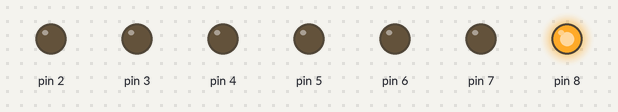
Bench run of a sketch on a simulated Arduino Uno, built with avr-gcc and run on an emulated ATmega328P. On the bench: output pins drawn as LEDs (lit = HIGH).

Above: at 0.5 s.
At 2.5 s:
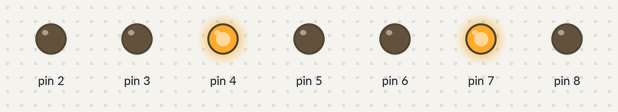
At 4.5 s:
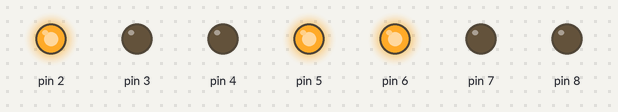
At 9.5 s:
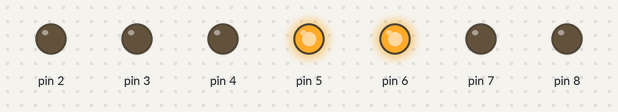
At 14.5 s:
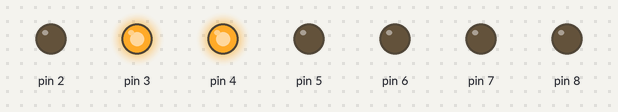
At 19.5 s:
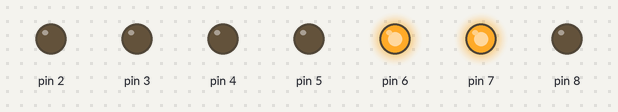
Timing chart, 0 to 20.8 s (numbered marks = the images above):
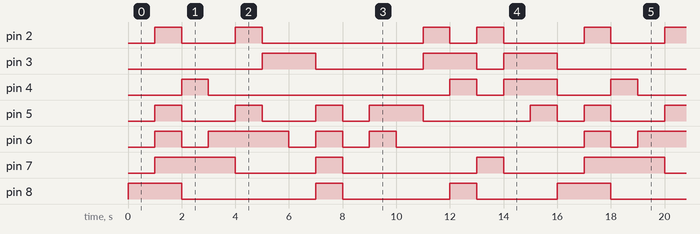

The sketch:

_7Segmentos_Fer.ino
```cpp
void setup()
{
  pinMode(2,OUTPUT);
  pinMode(3,OUTPUT);
  pinMode(4,OUTPUT);
  pinMode(5,OUTPUT);
  pinMode(6,OUTPUT);
  pinMode(7,OUTPUT);
  pinMode(8,OUTPUT);
}
void loop(){
  //NUMERO0
  digitalWrite(2,LOW);
  digitalWrite(3,LOW);
  digitalWrite(4,LOW);
  digitalWrite(5,LOW);
  digitalWrite(6,LOW);
  digitalWrite(7,LOW);
  digitalWrite(8,HIGH);
  delay(1000);
  //NUMERO1
  digitalWrite(2,HIGH);
  digitalWrite(3,LOW);
  digitalWrite(4,LOW);
  digitalWrite(5,HIGH);
  digitalWrite(6,HIGH);
  digitalWrite(7,HIGH);
  digitalWrite(8,HIGH);
  delay(1000);
  //NUMERO2
  digitalWrite(2,LOW);
  digitalWrite(3,LOW);
  digitalWrite(4,HIGH);
  digitalWrite(5,LOW);
  digitalWrite(6,LOW);
  digitalWrite(7,HIGH);
  digitalWrite(8,LOW);
  delay(1000);
  //NUMERO3
  digitalWrite(2,LOW);
  digitalWrite(3,LOW);
  digitalWrite(4,LOW);
  digitalWrite(5,LOW);
  digitalWrite(6,HIGH);
  digitalWrite(7,HIGH);
  digitalWrite(8,LOW);
  delay(1000);
  //NUMERO4
  digitalWrite(2,HIGH);
  digitalWrite(3,LOW);
  digitalWrite(4,LOW);
  digitalWrite(5,HIGH);
  digitalWrite(6,HIGH);
  digitalWrite(7,LOW);
  digitalWrite(8,LOW);
  delay(1000);
  //NUMERO5
  digitalWrite(2,LOW);
  digitalWrite(3,HIGH);
  digitalWrite(4,LOW);
  digitalWrite(5,LOW);
  digitalWrite(6,HIGH);
  digitalWrite(7,LOW);
  digitalWrite(8,LOW);
  delay(1000);
  //NUMERO6
  digitalWrite(2,LOW);
  digitalWrite(3,HIGH);
  digitalWrite(4,LOW);
  digitalWrite(5,LOW);
  digitalWrite(6,LOW);
  digitalWrite(7,LOW);
  digitalWrite(8,LOW);
  delay(1000);
  //NUMERO7
  digitalWrite(2,LOW);
  digitalWrite(3,LOW);
  digitalWrite(4,LOW);
  digitalWrite(5,HIGH);
  digitalWrite(6,HIGH);
  digitalWrite(7,HIGH);
  digitalWrite(8,HIGH);
  delay(1000);
  //NUMERO8
  digitalWrite(2,LOW);
  digitalWrite(3,LOW);
  digitalWrite(4,LOW);
  digitalWrite(5,LOW);
  digitalWrite(6,LOW);
  digitalWrite(7,LOW);
  digitalWrite(8,LOW);
  delay(1000);
  //NUMERO9
  digitalWrite(2,LOW);
  digitalWrite(3,LOW);
  digitalWrite(4,LOW);
  digitalWrite(5,HIGH);
  digitalWrite(6,HIGH);
  digitalWrite(7,LOW);
  digitalWrite(8,LOW);
  delay(1000);
  //LETRA A
  digitalWrite(2,LOW);
  digitalWrite(3,LOW);
  digitalWrite(4,LOW);
  digitalWrite(5,HIGH);
  digitalWrite(6,LOW);
  digitalWrite(7,LOW);
  digitalWrite(8,LOW);
  delay(1000);
  //LETRA B
  digitalWrite(2,HIGH);
  digitalWrite(3,HIGH);
  digitalWrite(4,LOW);
  digitalWrite(5,LOW);
  digitalWrite(6,LOW);
  digitalWrite(7,LOW);
  digitalWrite(8,LOW);
  delay(1000);
  //LETRA C
  digitalWrite(2,LOW);
  digitalWrite(3,HIGH);
  digitalWrite(4,HIGH);
  digitalWrite(5,LOW);
  digitalWrite(6,LOW);
  digitalWrite(7,LOW);
  digitalWrite(8,HIGH);
  delay(1000);
  //LETRA D
  digitalWrite(2,HIGH);
  digitalWrite(3,LOW);
  digitalWrite(4,LOW);
  digitalWrite(5,LOW);
  digitalWrite(6,LOW);
  digitalWrite(7,HIGH);
  digitalWrite(8,LOW);
  delay(1000);
  //LETRA E
  digitalWrite(2,LOW);
  digitalWrite(3,HIGH);
  digitalWrite(4,HIGH);
  digitalWrite(5,LOW);
  digitalWrite(6,LOW);
  digitalWrite(7,LOW);
  digitalWrite(8,LOW);
  delay(1000);
  //LETRA F
  digitalWrite(2,LOW);
  digitalWrite(3,HIGH);
  digitalWrite(4,HIGH);
  digitalWrite(5,HIGH);
  digitalWrite(6,LOW);
  digitalWrite(7,LOW);
  digitalWrite(8,LOW);
  delay(1000);
}
```

Measured:
- by itself, pin 2: repeats every 16.0 s: LOW 2.0 s, HIGH 1.0 s, LOW 6.0 s, HIGH 1.0 s, LOW 1.0 s, HIGH 1.0 s, LOW 3.0 s, HIGH 1.0 s
- by itself, pin 3: repeats every 16.0 s: LOW 4.0 s, HIGH 2.0 s, LOW 1.0 s, HIGH 2.0 s, LOW 5.0 s, HIGH 2.0 s
- by itself, pin 4: repeats every 16.0 s: LOW 9.0 s, HIGH 1.0 s, LOW 1.0 s, HIGH 2.0 s, LOW 2.0 s, HIGH 1.0 s
- by itself, pin 5: repeats every 16.0 s: 2 × (LOW 2.0 s, HIGH 1.0 s), LOW 1.0 s, HIGH 2.0 s, LOW 4.0 s, HIGH 1.0 s, LOW 1.0 s, HIGH 1.0 s
- by itself, pin 6: repeats every 16.0 s: LOW 1.0 s, HIGH 3.0 s, 2 × (LOW 1.0 s, HIGH 1.0 s), LOW 7.0 s, HIGH 1.0 s
- by itself, pin 7: repeats every 16.0 s: LOW 3.0 s, HIGH 1.0 s, LOW 5.0 s, HIGH 1.0 s, LOW 3.0 s, HIGH 3.0 s
- by itself, pin 8: repeats every 16.0 s: LOW 5.0 s, HIGH 1.0 s, LOW 4.0 s, HIGH 1.0 s, LOW 3.0 s, HIGH 2.0 s
